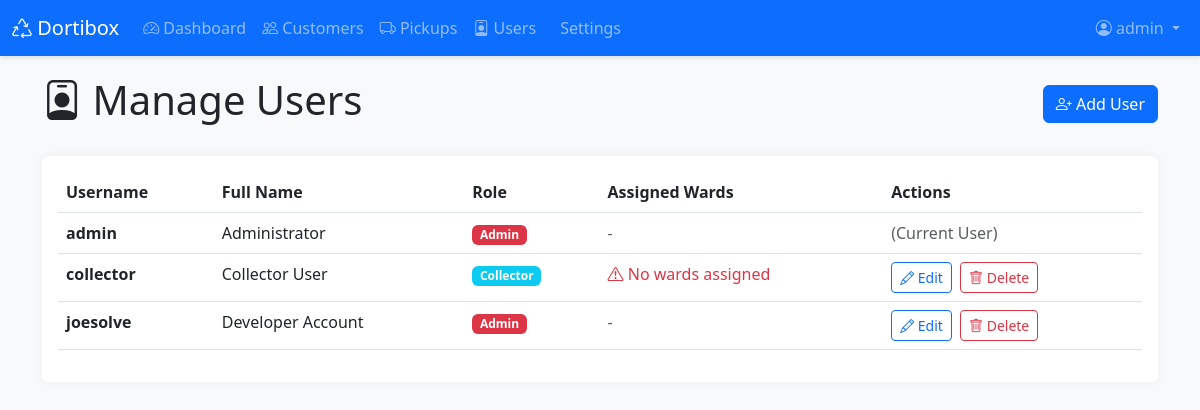
/admin/users (signed in), run on an earlier commit of the app's database.
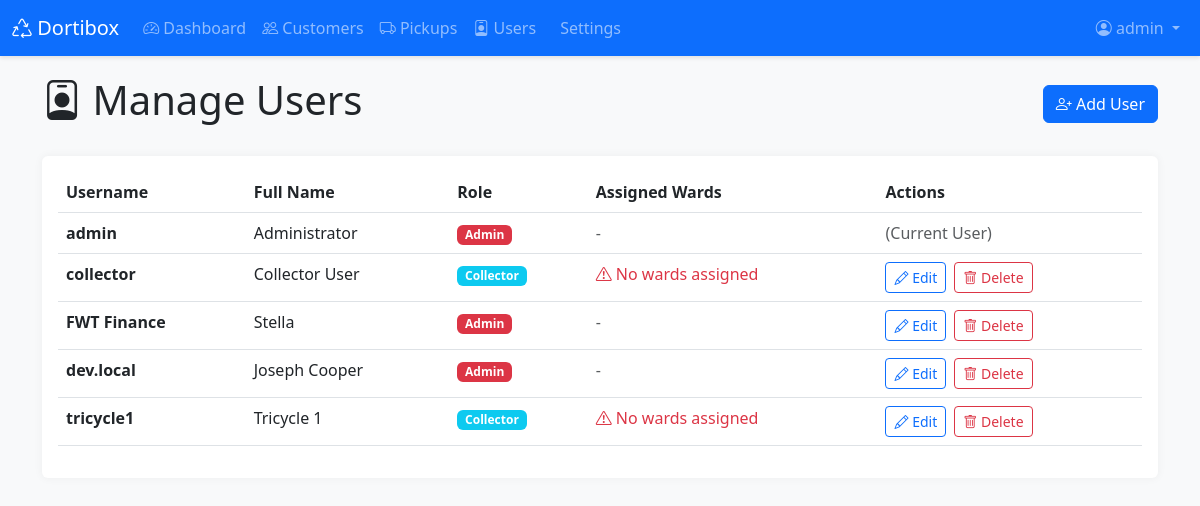
And on a later commit of the database.
### app.py (models this page shows, shortened)
class User(db.Model):
    id = db.Column(db.Integer, primary_key=True)
    username = db.Column(db.String(80), unique=True, nullable=False)
    password_hash = db.Column(db.String(200), nullable=False)
    role = db.Column(db.String(20), nullable=False)
    full_name = db.Column(db.String(100))
    assigned_wards = db.relationship('CollectorWard', backref='user', lazy=True, cascade='all, delete-orphan')
    def get_ward_names(self):
        return [cw.ward for cw in self.assigned_wards]

### app.py (the view)
@app.route('/admin/users')
@admin_required
def admin_users():
    users = User.query.all()
    return render_template('admin_users.html', users=users)

### app.py (called while the page is built)
@app.context_processor
def inject_now():
    return {
        'now': datetime.now,
        'abs': abs  # Add abs function
    }

def admin_required(f):
    @wraps(f)
    def decorated_function(*args, **kwargs):
        if 'user_id' not in session:
            flash('Please log in to access this page.', 'warning')
            return redirect(url_for('login'))
        user = User.query.get(session['user_id'])
        if user.role != 'admin':
            flash('You do not have permission to access this page.', 'danger')
            return redirect(url_for('dashboard'))
        return f(*args, **kwargs)
    return decorated_function

### templates/admin_users.html (shortened to what this page needs)
{% extends "base.html" %}
{% block content %}
<div class="container">
    <div class="d-flex justify-content-between align-items-center mb-4">
        <h1><i class="bi bi-person-badge"></i> Manage Users</h1>
        <a href="{{ url_for('add_user') }}" class="btn btn-primary">
            <i class="bi bi-person-plus"></i> Add User
        </a>
    </div>
    <div class="card">
        <div class="card-body">
            <div class="table-responsive">
                <table class="table table-hover">
                    <thead>
                        <tr>
                            <th>Username</th>
                            <th>Full Name</th>
                            <th>Role</th>
                            <th>Assigned Wards</th>
                            <th>Actions</th>
                        </tr>
                    </thead>
                    <tbody>
                        {% for user in users %}
                        <tr>
                            <td><strong>{{ user.username }}</strong></td>
                            <td>{{ user.full_name or '-' }}</td>
                            <td>
                                {% if user.role == 'admin' %}
                                <span class="badge bg-danger">Admin</span>
                                {% elif user.role == 'customer_care' %}
                                <span class="badge bg-warning text-dark">Customer Care</span>
                                {% else %}
                                <span class="badge bg-info">Collector</span>
                                {% endif %}
                            </td>
                            <td>
                                {% if user.role == 'collector' %}
                                    {% set ward_names = user.get_ward_names() %}
                                    {% if ward_names %}
                                        {% for w in ward_names %}
                                        <span class="badge bg-secondary">{{ w }}</span>
                                        {% endfor %}
                                    {% else %}
                                    <span class="text-danger"><i class="bi bi-exclamation-triangle"></i> No wards assigned</span>
                                    {% endif %}
                                {% else %}
                                <span class="text-muted">-</span>
                                {% endif %}
                            </td>
                            <td>
                                {% if user.id != session.user_id %}
                                <a href="{{ url_for('edit_user', id=user.id) }}" class="btn btn-sm btn-outline-primary me-1">
                                    <i class="bi bi-pencil"></i> Edit
                                </a>
                                <form method="POST" action="{{ url_for('delete_user', id=user.id) }}"
                                      style="display:inline;"
                                      onsubmit="return confirm('Are you sure you want to delete this user?');">
                                    <button type="submit" class="btn btn-sm btn-outline-danger">
                                        <i class="bi bi-trash"></i> Delete
                                    </button>
                                </form>
                                {% else %}
                                <span class="text-muted">(Current User)</span>
                                {% endif %}
                            </td>
                        </tr>
                        {% endfor %}
                    </tbody>
                </table>
            </div>
        </div>
    </div>
</div>
{% endblock %}

### templates/base.html (shortened to what this page needs)
<!DOCTYPE html>
<html lang="en">
<head>
    <link href="https://cdn.jsdelivr.net/npm/bootstrap@5.3.0/dist/css/bootstrap.min.css" rel="stylesheet">
    <link rel="stylesheet" href="https://cdn.jsdelivr.net/npm/bootstrap-icons@1.10.0/font/bootstrap-icons.css">
</head>
<body>
    {% if session.user_id %}
    <nav class="navbar navbar-expand-lg navbar-dark bg-primary">
        <div class="container-fluid">
            <a class="navbar-brand" href="{{ url_for('dashboard') }}">
                <i class="bi bi-recycle"></i> Dortibox
            </a>
            <div class="collapse navbar-collapse" id="navbarNav">
                <ul class="navbar-nav me-auto">
                    {% if session.role == 'admin' %}
                    <li class="nav-item">
                        <a class="nav-link" href="{{ url_for('dashboard') }}">
                            <i class="bi bi-speedometer2"></i> Dashboard
                        </a>
                    </li>
                    <li class="nav-item">
                        <a class="nav-link" href="{{ url_for('admin_customers') }}">
                            <i class="bi bi-people"></i> Customers
                        </a>
                    </li>
                    <li class="nav-item">
                        <a class="nav-link" href="{{ url_for('admin_pickups') }}">
                            <i class="bi bi-truck"></i> Pickups
                        </a>
                    </li>
                    <li class="nav-item">
                        <a class="nav-link" href="{{ url_for('admin_users') }}">
                            <i class="bi bi-person-badge"></i> Users
                        </a>
                    </li>
                    <li class="nav-item">
                         <a class="nav-link" href="{{ url_for('settings') }}">
                            Settings
                         </a>
                    </li>
                    {% else %}
                    <li class="nav-item">
                        <a class="nav-link" href="{{ url_for('dashboard') }}">
                            <i class="bi bi-calendar-check"></i> Today's Pickups
                        </a>
                    </li>
                    {% endif %}
                </ul>
                <ul class="navbar-nav">
                    <li class="nav-item dropdown">
                        <a class="nav-link dropdown-toggle" href="#" id="userDropdown" role="button" data-bs-toggle="dropdown">
                            <i class="bi bi-person-circle"></i> {{ session.username }}
                        </a>
                    </li>
                </ul>
            </div>
        </div>
    </nav>
    {% endif %}
    <div class="container-fluid main-content">
        {% block content %}{% endblock %}
    </div>
</body>
</html>

### templates/base.html (style rules this page uses)
body { min-height: 100vh; background-color: #f8f9fa; }
.navbar { box-shadow: 0 2px 4px rgba(0,0,0,.1); }
.main-content { padding: 20px 0; }
.card { box-shadow: 0 0 10px rgba(0,0,0,.05); border: none; margin-bottom: 20px; }

What changed in the data, as far as the page shows it:
changed User: username "joesolve" → "FWT Finance"; full_name "Developer Account" → "Stella"
added User: username "dev.local", full_name "Joseph Cooper", role "Admin"
added User: username "tricycle1", full_name "Tricycle 1", role "Collector"
